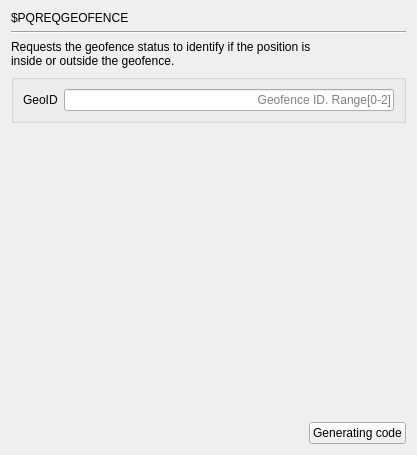
     <widget class="QWidget" name="page_PQREQGEOFENCE">
      <layout class="QGridLayout" name="gridLayout_273">
       <item row="0" column="0" colspan="2">
        <widget class="QLabel" name="label_574">
         <property name="text">
          <string>$PQREQGEOFENCE</string>
         </property>
        </widget>
       </item>
       <item row="1" column="0" colspan="2">
        <widget class="Line" name="line_147">
         <property name="orientation">
          <enum>Qt::Horizontal</enum>
         </property>
        </widget>
       </item>
       <item row="2" column="0" colspan="2">
        <widget class="QLabel" name="label_575">
         <property name="text">
          <string>Requests the geofence status to identify if the position is 
inside or outside the geofence.</string>
         </property>
        </widget>
       </item>
       <item row="3" column="0" colspan="2">
        <widget class="QGroupBox" name="groupBox_127">
         <property name="title">
          <string/>
         </property>
         <layout class="QGridLayout" name="gridLayout_274">
          <item row="0" column="0">
           <widget class="QLabel" name="label_577">
            <property name="text">
             <string>GeoID</string>
            </property>
           </widget>
          </item>
          <item row="0" column="1">
           <widget class="QLineEdit" name="lineEdit_PQREQGEOFENCE">
            <property name="alignment">
             <set>Qt::AlignRight|Qt::AlignTrailing|Qt::AlignVCenter</set>
            </property>
            <property name="placeholderText">
             <string>Geofence ID. Range[0-2]</string>
            </property>
           </widget>
          </item>
         </layout>
        </widget>
       </item>
       <item row="4" column="1">
        <spacer name="verticalSpacer_147">
         <property name="orientation">
          <enum>Qt::Vertical</enum>
         </property>
         <property name="sizeHint" stdset="0">
          <size>
           <width>20</width>
           <height>293</height>
          </size>
         </property>
        </spacer>
       </item>
       <item row="5" column="0">
        <spacer name="horizontalSpacer_147">
         <property name="orientation">
          <enum>Qt::Horizontal</enum>
         </property>
         <property name="sizeHint" stdset="0">
          <size>
           <width>292</width>
           <height>20</height>
          </size>
         </property>
        </spacer>
       </item>
       <item row="5" column="1">
        <widget class="QPushButton" name="GC_PQREQGEOFENCE">
         <property name="layoutDirection">
          <enum>Qt::LeftToRight</enum>
         </property>
         <property name="text">
          <string>Generating code</string>
         </property>
        </widget>
       </item>
      </layout>
     </widget>
